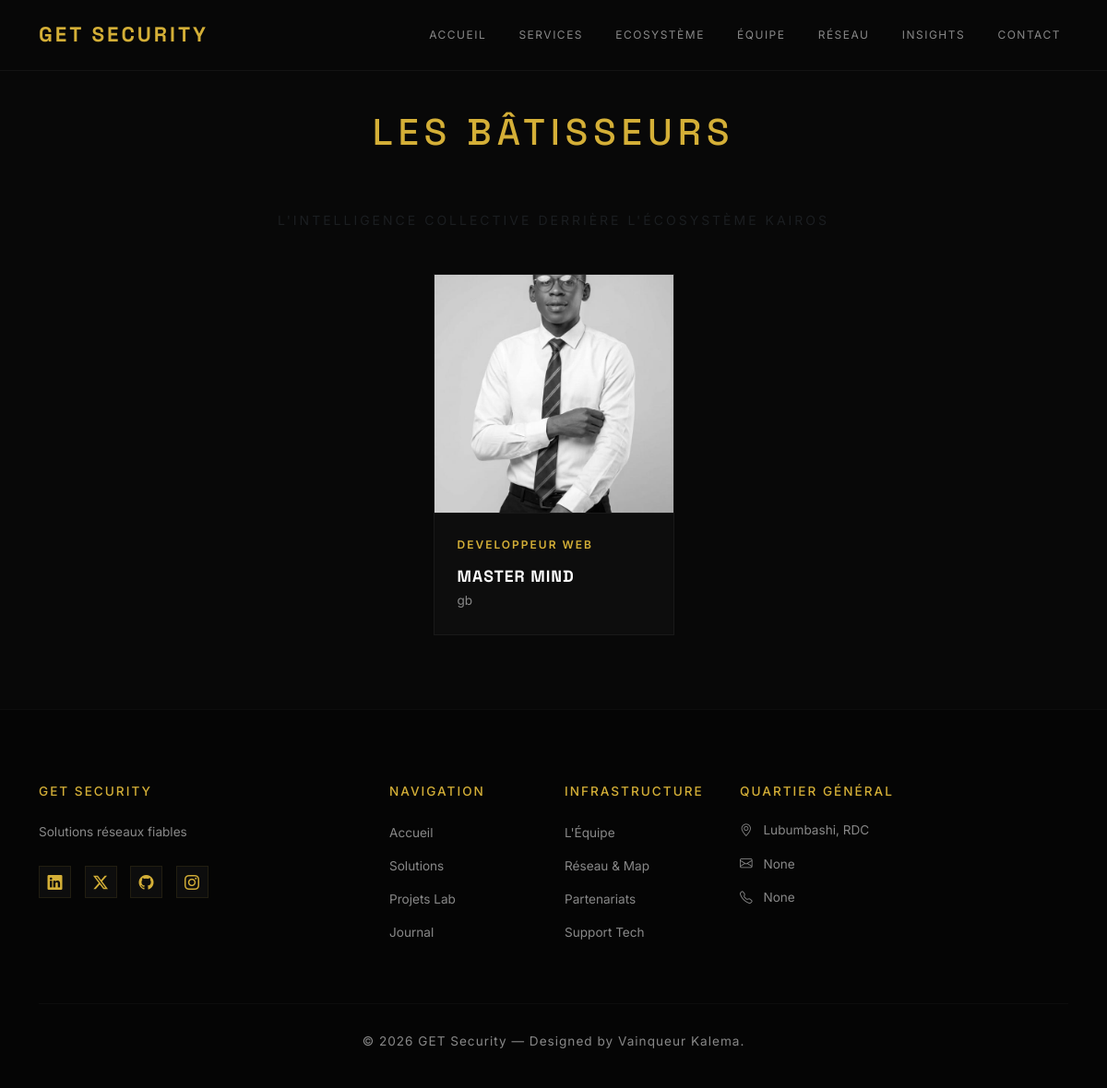
Page /equipe on the earlier database version.
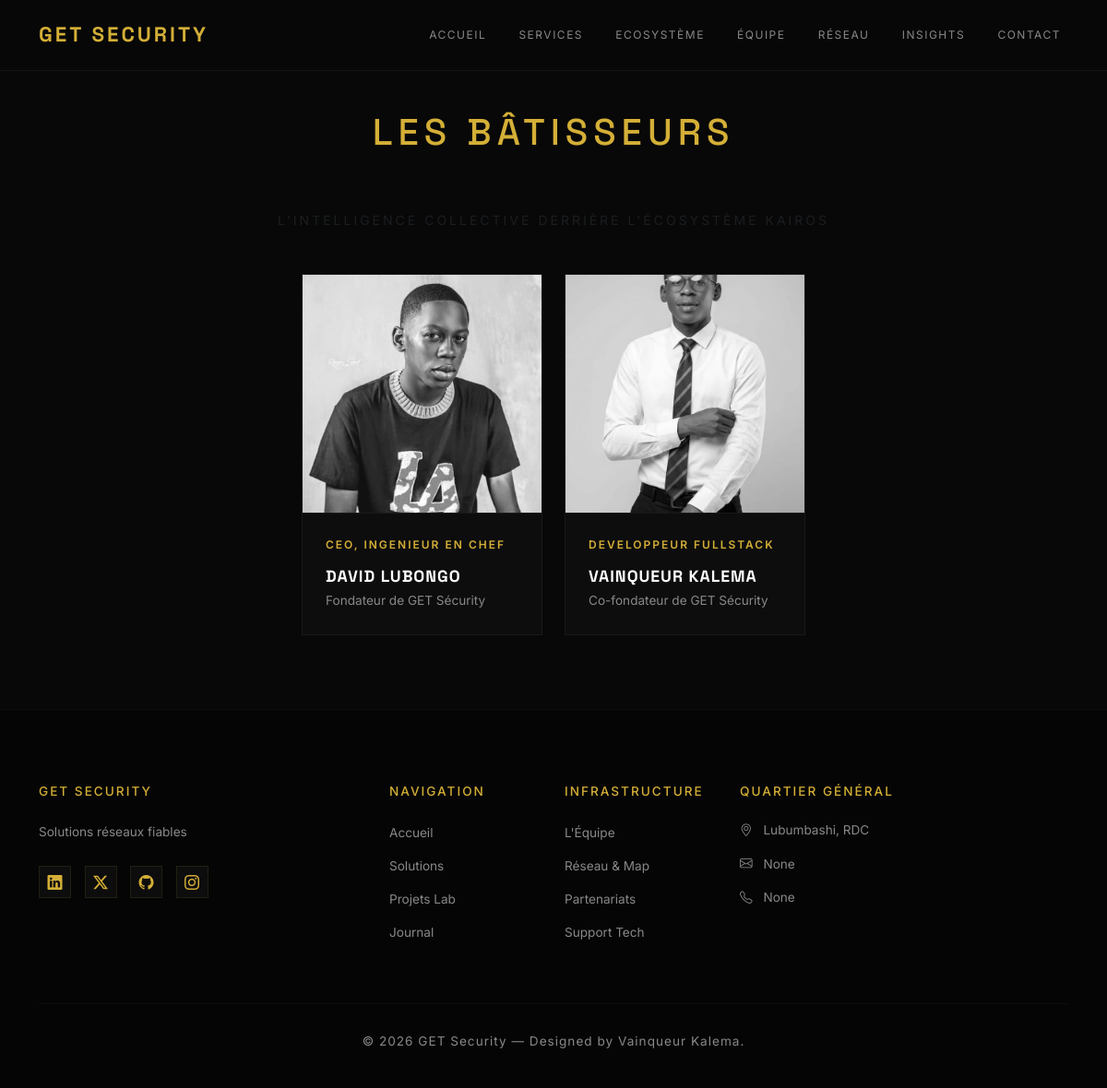
Same page on the later database version.
### app/models.py (models this page shows)
class Configuration(db.Model):
    id = db.Column(db.Integer, primary_key=True, default=1)
    nom_entreprise = db.Column(db.String(100), default='GET Security')
    slogan = db.Column(db.String(200), default='Solutions réseaux fiables')
    hero_image = db.Column(db.String(200), default='hero.jpg')
    apropos = db.Column(db.Text)
    contact_email = db.Column(db.String(100))
    contact_telephone = db.Column(db.String(20))
    localisation = db.Column(db.String(200), default='Lubumbashi, RDC')
    @classmethod
    def get_singleton(cls):
        config = cls.query.get(1)
        if not config:
            config = cls(id=1)
            db.session.add(config)
            db.session.commit()
        return config

class Equipe(db.Model):
    id = db.Column(db.Integer, primary_key=True)
    nom = db.Column(db.String(100), nullable=False)
    role = db.Column(db.String(100))
    photo = db.Column(db.String(200), default='default-avatar.jpg')
    description = db.Column(db.Text)

### app/routes.py (the view)
@bp.route('/equipe')
def equipe_list():
    equipe = Equipe.query.all()
    return render_template('equipe.html', equipe=equipe)

### app/templates/equipe.html (shortened to what this page needs)
{% extends 'base.html' %}
{% block content %}
<div class="container team-section">
    <div class="text-center mb-5">
        <h1 class="section-title">Les Bâtisseurs</h1>
        <p class="text-muted small text-uppercase" style="letter-spacing: 3px;">L'intelligence collective derrière l'écosystème Kairos</p>
    </div>
    <div class="row g-4 justify-content-center">
        {% for membre in equipe %}
        <div class="col-lg-3 col-md-6 fade-in">
            <div class="member-card">
                <div class="member-image-box">
                    <img src="{{ url_for('static', filename='images/' + membre.photo) if membre.photo else url_for('static', filename='images/default-avatar.jpg') }}"
                         alt="{{ membre.nom }}">
                </div>
                <div class="member-info">
                    <span class="member-role">{{ membre.role }}</span>
                    <h5 class="member-name">{{ membre.nom }}</h5>
                    <p class="member-desc">{{ membre.description }}</p>
                </div>
            </div>
        </div>
        {% else %}
        <div class="col-12 text-center py-5">
            <p class="text-muted italic">L'écosystème est en cours de déploiement...</p>
        </div>
        {% endfor %}
    </div>
</div>
{% endblock %}

### app/templates/base.html (shortened to what this page needs)
<!DOCTYPE html>
<html lang="fr">
<head>
    <link href="https://cdn.jsdelivr.net/npm/bootstrap@5.3.0/dist/css/bootstrap.min.css" rel="stylesheet">
    <link rel="stylesheet" href="https://cdn.jsdelivr.net/npm/bootstrap-icons@1.11.3/font/bootstrap-icons.min.css">
</head>
<body>
    <nav class="navbar navbar-expand-lg navbar-dark fixed-top navbar-kairos">
        <div class="container">
            <a class="navbar-brand" href="{{ url_for('main.index') }}">
                {{ config.nom_entreprise|default('KAIROS') }}
            </a>
            <div class="collapse navbar-collapse" id="navbarNav">
                <ul class="navbar-nav ms-auto">
                    <li class="nav-item"><a class="nav-link" href="{{ url_for('main.index') }}">Accueil</a></li>
                    <li class="nav-item"><a class="nav-link" href="{{ url_for('main.services_list') }}">Services</a></li>
                    <li class="nav-item"><a class="nav-link" href="{{ url_for('main.projets_list') }}">Ecosystème</a></li>
                    <li class="nav-item"><a class="nav-link" href="{{ url_for('main.equipe_list') }}">Équipe</a></li>
                    <li class="nav-item"><a class="nav-link" href="{{ url_for('main.couverture') }}">Réseau</a></li>
                    <li class="nav-item"><a class="nav-link" href="{{ url_for('main.blog_list') }}">Insights</a></li>
                    <li class="nav-item"><a class="nav-link" href="{{ url_for('main.contact') }}">Contact</a></li>
                </ul>
            </div>
        </div>
    </nav>
    <main>
        {% block content %}{% endblock %}
    </main>
    <footer>
        <div class="container">
            <div class="row gy-5">
                <div class="col-lg-4">
                    <h5>{{ config.nom_entreprise|default('KAIROS') }}</h5>
                    <p style="max-width: 300px; line-height: 1.8;">
                        {{ config.slogan|default('L\'ingénierie logicielle au service de la vision stratégique.') }}
                    </p>
                    <div class="social-links mt-4">
                        <a href="#"><i class="bi bi-linkedin"></i></a>
                        <a href="#"><i class="bi bi-twitter-x"></i></a>
                        <a href="#"><i class="bi bi-github"></i></a>
                        <a href="#"><i class="bi bi-instagram"></i></a>
                    </div>
                </div>
                <div class="col-lg-2 col-md-6">
                    <h5>Navigation</h5>
                    <ul class="list-unstyled">
                        <li><a href="{{ url_for('main.index') }}">Accueil</a></li>
                        <li><a href="{{ url_for('main.services_list') }}">Solutions</a></li>
                        <li><a href="{{ url_for('main.projets_list') }}">Projets Lab</a></li>
                        <li><a href="{{ url_for('main.blog_list') }}">Journal</a></li>
                    </ul>
                </div>
                <div class="col-lg-2 col-md-6">
                    <h5>Infrastructure</h5>
                    <ul class="list-unstyled">
                        <li><a href="{{ url_for('main.equipe_list') }}">L'Équipe</a></li>
                        <li><a href="{{ url_for('main.couverture') }}">Réseau & Map</a></li>
                        <li><a href="{{ url_for('main.contact') }}">Partenariats</a></li>
                        <li><a href="#">Support Tech</a></li>
                    </ul>
                </div>
                <div class="col-lg-4">
                    <h5>Quartier Général</h5>
                    <p><i class="bi bi-geo-alt me-2 text-gold"></i> {{ config.localisation|default('Lubumbashi, Haut-Katanga') }}</p>
                    <p><i class="bi bi-envelope me-2 text-gold"></i> {{ config.contact_email|default('contact@kairos-dev.com') }}</p>
                    <p><i class="bi bi-telephone me-2 text-gold"></i> {{ config.contact_telephone|default('+243 ...') }}</p>
                </div>
            </div>
            <div class="text-center copyright">
                <p class="mb-0">&copy; 2026 {{ config.nom_entreprise }} — Designed by Vainqueur Kalema.</p>
            </div>
        </div>
    </footer>
</body>
</html>

### app/templates/base.html (style rules this page uses)
:root { --kairos-black: #080808; --kairos-dark: #121212; --kairos-gold: #D4AF37; --kairos-gold-glow: rgba(212, 175, 55, 0.3); --glass-bg: rgba(8, 8, 8, 0.85); --text-main: #E0E0E0; --text-muted: #888888; }
body { background-color: var(--kairos-black); color: var(--text-main); font-family: 'Inter', sans-serif; overflow-x: hidden; }
h1, h2, h3, .navbar-brand { font-family: 'Space Grotesk', sans-serif; }
.navbar-kairos { background: var(--glass-bg); backdrop-filter: blur(15px); -webkit-backdrop-filter: blur(15px); border-bottom: 1px solid rgba(255, 255, 255, 0.05); padding: 1rem 0; transition: all 0.3s ease; z-index: 1050; }
.navbar-brand { font-weight: 700; letter-spacing: 3px; text-transform: uppercase; color: var(--kairos-gold) !important; font-size: 1.4rem; }
.nav-link { font-weight: 400; font-size: 0.75rem; text-transform: uppercase; letter-spacing: 1.5px; color: var(--text-muted) !important; margin-left: 1.2rem; transition: 0.3s ease; }
main { min-height: 80vh; }
footer { background-color: #050505; border-top: 1px solid rgba(255, 255, 255, 0.03); padding-top: 80px; padding-bottom: 40px; }
footer h5 { color: var(--kairos-gold); font-size: 0.85rem; text-transform: uppercase; letter-spacing: 2px; margin-bottom: 1.5rem; }
footer p, footer li a { color: var(--text-muted); text-decoration: none; font-size: 0.85rem; transition: 0.3s; }
footer li { margin-bottom: 12px; }
.social-links a { display: inline-block; width: 35px; height: 35px; line-height: 35px; background: rgba(255,255,255,0.03); border-radius: 0; text-align: center; margin-right: 10px; color: var(--kairos-gold); transition: 0.4s; border: 1px solid rgba(212, 175, 55, 0.1); }
.copyright { border-top: 1px solid rgba(255, 255, 255, 0.03); padding-top: 30px; margin-top: 50px; color: #444; font-size: 0.75rem; letter-spacing: 1px; }

### app/templates/equipe.html (style rules this page uses)
.team-section { padding-top: 120px; padding-bottom: 80px; }
.section-title { font-family: 'Space Grotesk', sans-serif; text-transform: uppercase; letter-spacing: 6px; color: var(--kairos-gold); margin-bottom: 60px; position: relative; }
.member-card { background: rgba(255, 255, 255, 0.02); border: 1px solid rgba(255, 255, 255, 0.05); transition: all 0.5s cubic-bezier(0.4, 0, 0.2, 1); position: relative; overflow: hidden; }
.member-image-box { width: 100%; aspect-ratio: 1/1; overflow: hidden; filter: grayscale(100%); transition: 0.6s ease; border-bottom: 1px solid rgba(255, 255, 255, 0.05); }
.member-image-box img { width: 100%; height: 100%; object-fit: cover; transition: 0.8s ease; }
.member-info { padding: 25px; text-align: left; }
.member-name { font-family: 'Space Grotesk', sans-serif; font-weight: 700; font-size: 1.1rem; text-transform: uppercase; letter-spacing: 1px; margin-bottom: 5px; color: #ffffff; }
.member-role { font-size: 0.75rem; color: var(--kairos-gold); text-transform: uppercase; letter-spacing: 2px; font-weight: 600; margin-bottom: 15px; display: block; }
.member-desc { color: #888; font-size: 0.85rem; line-height: 1.6; margin-bottom: 0; }
.member-card::after { content: ""; position: absolute; bottom: 0; left: 0; width: 100%; height: 2px; background: var(--kairos-gold); transform: scaleX(0); transition: 0.4s ease; }

Differences in the rows shown:
removed Equipe: photo (placeholder picture), role "DEVELOPPEUR WEB", nom "MASTER MIND", description "gb"
added Equipe: photo (picture), role "CEO, INGENIEUR EN CHEF", nom "DAVID LUBONGO", description "Fondateur de GET Sécurity"
added Equipe: photo (placeholder picture), role "DEVELOPPEUR FULLSTACK", nom "VAINQUEUR KALEMA", description "Co-fondateur de GET Sécurity"
